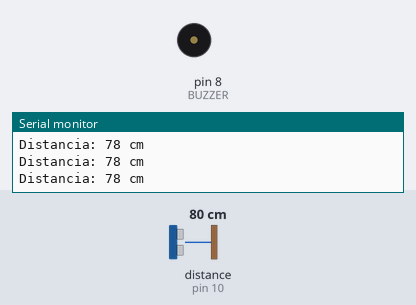
The sketch below on a simulated Arduino Uno, built with avr-gcc and run on an emulated ATmega328P. Shown: buzzer (waves = sounding), the last lines printed to the serial monitor. Wiring (inferred from the names in the program): ultrasonic range finder: trigger pin 9; echo pin 10. The inputs (shaded band) are chosen by the test bench; at power-on: distance to the obstacle (sensor on pin 10) 80 cm. The echo pulse lasts 58.3 µs per cm.

Above: at 1.3 s.
1.4 s: distance to the obstacle (sensor on pin 10) set to 18 cm
4.4 s: distance to the obstacle (sensor on pin 10) set to 15 cm
At 5.2 s:
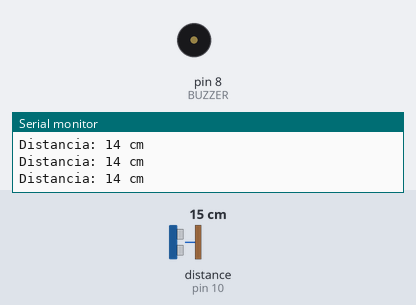
5.9 s: distance to the obstacle (sensor on pin 10) set to 120 cm
At 8.8 s:
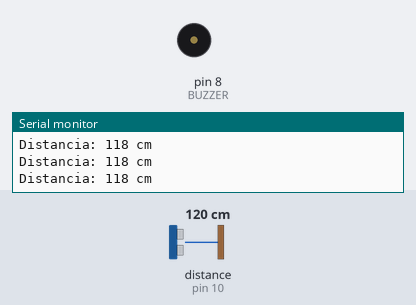
8.9 s: distance to the obstacle (sensor on pin 10) set to 2 cm
At 10.0 s:
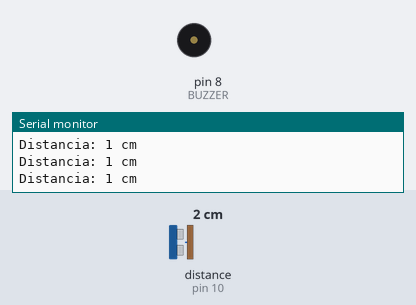
10.4 s: distance to the obstacle (sensor on pin 10) set to 35 cm
At 10.53 s:
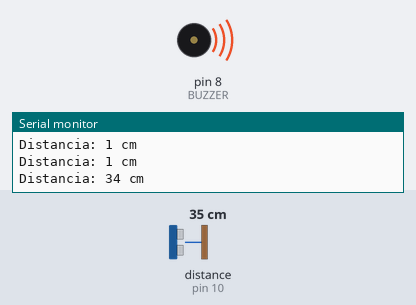
Timing chart, 0 to 14.4 s (numbered marks = the images above; inputs shaded):
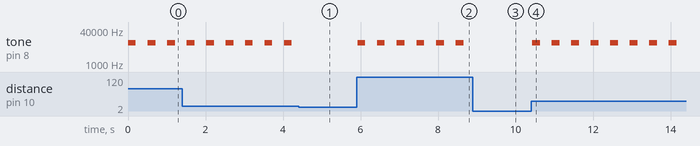

Measured:
- the behaviour switches between 17 and 16 cm on distance to the obstacle (sensor on pin 10) (found by bisection; images 0 and 1)
- after the input at 4.4 s, tone on pin 8 (BUZZER): stops changing and stays silent
- after the input at 5.9 s, tone on pin 8 (BUZZER): alternates 10000 Hz for 0.20 s and silent for 0.31 s, starting at once
- after the input at 8.9 s, tone on pin 8 (BUZZER): stops changing and stays silent
- after the input at 10.4 s, tone on pin 8 (BUZZER): alternates 10000 Hz for 0.20 s and silent for 0.30 s, starting at once
- by itself, tone on pin 8 (BUZZER): alternates 10000 Hz for 0.20 s and silent for 0.30 s

The sketch:

sistema_de_alarme_com_arduino.ino
```cpp
#define TRIG 9
#define ECHO 10
#define BUZZER 8

bool alarmeAtivado = false;
unsigned long tempoAlarme = 0;

void setup() {
  pinMode(TRIG, OUTPUT);
  pinMode(ECHO, INPUT);
  pinMode(BUZZER, OUTPUT);
  Serial.begin(9600);
}

void loop() {
  long tempo, distancia;

  // Medir a distância
  digitalWrite(TRIG, LOW);
  delayMicroseconds(20);
  digitalWrite(TRIG, HIGH);
  delayMicroseconds(100);
  digitalWrite(TRIG, LOW);

  tempo = pulseIn(ECHO, HIGH);

  distancia = tempo * 0.034 / 2;

  Serial.print("Distancia: ");
  Serial.print(distancia);
  Serial.println(" cm");

  // Ativar o alarme se a distância for menor que 15
  if (distancia > 15) {
    tone(BUZZER,10000, 500);
    delay(200);
    noTone(BUZZER);
    //alarmeAtivado = true;
    //tempoAlarme = millis();
    delay(300);
  }

  /*// Desativar o alarme após 3 segundos
  if (alarmeAtivado && (millis() - tempoAlarme) >= 3000) {
      tone(BUZZER,2000, 500);
      alarmeAtivado = false;
  }*/
  //delay(200);
}
```
